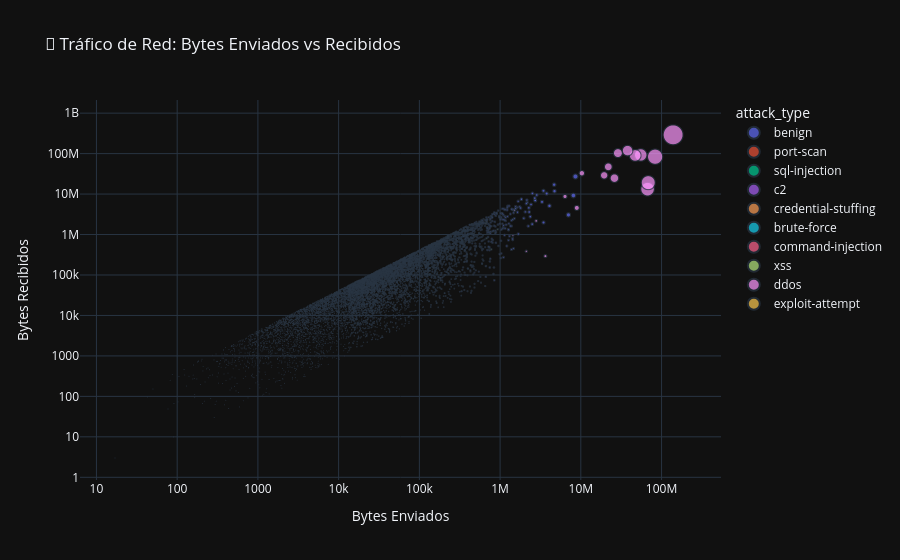

Here is the notebook cell this chart was saved with:
### Code cell
fig.show()

### Figure 1 — Plotly figure (JSON) as saved in the notebook; plotly's stock layout.template omitted (floating-point values rounded to 4 significant figures; data arrays with more than 128 entries replaced by an {"elided": "..."} marker saying what was removed)
{"data": [{"hovertemplate": "<b>%{hovertext}</b><br><br>attack_type=benign<br>Bytes Enviados=%{marker.size}<br>Bytes Recibidos=%{y}<extra></extra>", "hovertext": {"elided": "9600 str values"}, "legendgroup": "benign", "marker": {"color": "#636efa", "size": {"elided": "9600 int values"}, "sizemode": "area", "sizeref": 347900.0, "symbol": "circle"}, "mode": "markers", "name": "benign", "showlegend": true, "type": "scattergl", "x": {"elided": "9600 int values"}, "xaxis": "x", "y": {"elided": "9600 int values"}, "yaxis": "y"}, {"hovertemplate": "<b>%{hovertext}</b><br><br>attack_type=port-scan<br>Bytes Enviados=%{marker.size}<br>Bytes Recibidos=%{y}<extra></extra>", "hovertext": ["port-scan", "port-scan", "port-scan", "port-scan", "port-scan", "port-scan", "port-scan", "port-scan", "port-scan", "port-scan", "port-scan", "port-scan", "port-scan", "port-scan", "port-scan", "port-scan", "port-scan", "port-scan", "port-scan", "port-scan", "port-scan", "port-scan", "port-scan", "port-scan", "port-scan", "port-scan", "port-scan", "port-scan", "port-scan", "port-scan", "port-scan", "port-scan", "port-scan", "port-scan", "port-scan", "port-scan", "port-scan", "port-scan", "port-scan", "port-scan", "port-scan", "port-scan", "port-scan", "port-scan", "port-scan", "port-scan", "port-scan", "port-scan", "port-scan", "port-scan", "port-scan", "port-scan", "port-scan", "port-scan", "port-scan", "port-scan", "port-scan", "port-scan", "port-scan", "port-scan", "port-scan", "port-scan", "port-scan", "port-scan", "port-scan", "port-scan", "port-scan", "port-scan", "port-scan", "port-scan", "port-scan", "port-scan", "port-scan", "port-scan", "port-scan", "port-scan", "port-scan", "port-scan", "port-scan", "port-scan", "port-scan"], "legendgroup": "port-scan", "marker": {"color": "#EF553B", "size": [3150, 7781, 2053, 317, 6518, 16342, 4817, 305, 6825, 4208, 124, 30164, 4096, 10119, 12391, 2657, 4588, 5225, 3003, 25214, 276, 806, 572, 11326, 536, 4026, 1007, 50, 2696, 720, 122, 7101, 20296, 961, 2170, 2962, 10191, 14446, 231, 1632, 1550, 3472, 8351, 102, 752, 471, 16298, 969, 5211, 852, 2149, 40131, 1147, 1645, 818, 106039, 1083, 596, 1423, 2523, 358, 1057, 11172, 2700, 3948, 385, 876, 3277, 296, 326, 5027, 14607, 43, 1786, 30745, 2327, 163, 14973, 6272, 642, 502], "sizemode": "area", "sizeref": 347900.0, "symbol": "circle"}, "mode": "markers", "name": "port-scan", "showlegend": true, "type": "scattergl", "x": [3150, 7781, 2053, 317, 6518, 16342, 4817, 305, 6825, 4208, 124, 30164, 4096, 10119, 12391, 2657, 4588, 5225, 3003, 25214, 276, 806, 572, 11326, 536, 4026, 1007, 50, 2696, 720, 122, 7101, 20296, 961, 2170, 2962, 10191, 14446, 231, 1632, 1550, 3472, 8351, 102, 752, 471, 16298, 969, 5211, 852, 2149, 40131, 1147, 1645, 818, 106039, 1083, 596, 1423, 2523, 358, 1057, 11172, 2700, 3948, 385, 876, 3277, 296, 326, 5027, 14607, 43, 1786, 30745, 2327, 163, 14973, 6272, 642, 502], "xaxis": "x", "y": [11715, 26386, 6053, 733, 17485, 63370, 3065, 76, 6977, 11329, 337, 20272, 5690, 26053, 40681, 10660, 12582, 17496, 4580, 15690, 1036, 2983, 808, 43135, 137, 4720, 3726, 152, 5735, 1492, 464, 1339, 21954, 1023, 8230, 1722, 34980, 37486, 479, 5246, 2762, 3186, 32499, 73, 685, 1722, 36222, 906, 8385, 1040, 352, 122226, 4061, 2416, 2622, 343572, 2155, 906, 2948, 4996, 1111, 163, 46022, 7189, 2177, 717, 2111, 3580, 63, 378, 16122, 46954, 97, 6475, 8061, 9689, 275, 49799, 17455, 2318, 1740], "yaxis": "y"}, {"hovertemplate": "<b>%{hovertext}</b><br><br>attack_type=sql-injection<br>Bytes Enviados=%{marker.size}<br>Bytes Recibidos=%{y}<extra></extra>", "hovertext": ["sql-injection", "sql-injection", "sql-injection", "sql-injection", "sql-injection", "sql-injection", "sql-injection", "sql-injection", "sql-injection", "sql-injection", "sql-injection", "sql-injection", "sql-injection", "sql-injection", "sql-injection", "sql-injection", "sql-injection", "sql-injection", "sql-injection", "sql-injection", "sql-injection", "sql-injection", "sql-injection", "sql-injection", "sql-injection", "sql-injection", "sql-injection", "sql-injection", "sql-injection", "sql-injection", "sql-injection", "sql-injection", "sql-injection", "sql-injection", "sql-injection", "sql-injection", "sql-injection", "sql-injection", "sql-injection", "sql-injection", "sql-injection", "sql-injection", "sql-injection", "sql-injection", "sql-injection", "sql-injection", "sql-injection", "sql-injection", "sql-injection", "sql-injection", "sql-injection", "sql-injection", "sql-injection", "sql-injection", "sql-injection", "sql-injection", "sql-injection", "sql-injection", "sql-injection", "sql-injection", "sql-injection", "sql-injection", "sql-injection", "sql-injection"], "legendgroup": "sql-injection", "marker": {"color": "#00cc96", "size": [93095, 42952, 2670, 21824, 31587, 4059, 1184, 67597, 4917, 184131, 91484, 6556, 16491, 59633, 35586, 77846, 29606, 6218, 70137, 10043, 11842, 4384, 35360, 10042, 411690, 57607, 52617, 124567, 4397, 27558, 17831, 21989, 13190, 27643, 133879, 58785, 179763, 41316, 115916, 42853, 80599, 15712, 23696, 45994, 48564, 8963, 10675, 66757, 19663, 120609, 6002, 11496, 86013, 1292, 555593, 21201, 64083, 21229, 195109, 65555, 12051, 62418, 13499, 14989], "sizemode": "area", "sizeref": 347900.0, "symbol": "circle"}, "mode": "markers", "name": "sql-injection", "showlegend": true, "type": "scattergl", "x": [93095, 42952, 2670, 21824, 31587, 4059, 1184, 67597, 4917, 184131, 91484, 6556, 16491, 59633, 35586, 77846, 29606, 6218, 70137, 10043, 11842, 4384, 35360, 10042, 411690, 57607, 52617, 124567, 4397, 27558, 17831, 21989, 13190, 27643, 133879, 58785, 179763, 41316, 115916, 42853, 80599, 15712, 23696, 45994, 48564, 8963, 10675, 66757, 19663, 120609, 6002, 11496, 86013, 1292, 555593, 21201, 64083, 21229, 195109, 65555, 12051, 62418, 13499, 14989], "xaxis": "x", "y": [41641, 26318, 660, 38158, 15910, 15177, 3738, 7403, 8758, 221281, 206209, 12482, 12453, 233234, 21018, 190896, 54561, 21425, 53704, 39912, 7524, 15076, 70789, 28940, 764096, 209167, 65572, 27686, 12634, 21766, 41014, 51944, 11319, 24915, 105760, 148349, 221955, 97292, 13521, 108430, 69969, 19250, 30135, 121836, 178623, 14810, 35505, 195782, 11281, 158069, 3072, 46912, 276673, 3698, 2034478, 65136, 245836, 32473, 691565, 87001, 25120, 180853, 14386, 38381], "yaxis": "y"}, {"hovertemplate": "<b>%{hovertext}</b><br><br>attack_type=c2<br>Bytes Enviados=%{marker.size}<br>Bytes Recibidos=%{y}<extra></extra>", "hovertext": ["c2", "c2", "c2", "c2", "c2", "c2", "c2", "c2", "c2", "c2"], "legendgroup": "c2", "marker": {"color": "#ab63fa", "size": [7889, 2546, 231179, 21305, 453437, 2618, 286284, 20423, 40562, 47491], "sizemode": "area", "sizeref": 347900.0, "symbol": "circle"}, "mode": "markers", "name": "c2", "showlegend": true, "type": "scattergl", "x": [7889, 2546, 231179, 21305, 453437, 2618, 286284, 20423, 40562, 47491], "xaxis": "x", "y": [21634, 391, 110979, 39922, 1302467, 8055, 183154, 24277, 80240, 72870], "yaxis": "y"}, {"hovertemplate": "<b>%{hovertext}</b><br><br>attack_type=credential-stuffing<br>Bytes Enviados=%{marker.size}<br>Bytes Recibidos=%{y}<extra></extra>", "hovertext": ["credential-stuffing", "credential-stuffing", "credential-stuffing", "credential-stuffing", "credential-stuffing", "credential-stuffing", "credential-stuffing", "credential-stuffing", "credential-stuffing", "credential-stuffing", "credential-stuffing", "credential-stuffing", "credential-stuffing", "credential-stuffing", "credential-stuffing", "credential-stuffing", "credential-stuffing", "credential-stuffing", "credential-stuffing", "credential-stuffing", "credential-stuffing", "credential-stuffing", "credential-stuffing", "credential-stuffing", "credential-stuffing", "credential-stuffing", "credential-stuffing", "credential-stuffing"], "legendgroup": "credential-stuffing", "marker": {"color": "#FFA15A", "size": [15585, 21485, 57089, 61401, 2030, 172487, 44464, 17377, 12829, 25045, 8647, 2668, 190170, 59243, 3085, 37924, 126782, 3196, 11001, 6572, 687365, 596, 1075, 43499, 7073, 7596, 5637, 5187], "sizemode": "area", "sizeref": 347900.0, "symbol": "circle"}, "mode": "markers", "name": "credential-stuffing", "showlegend": true, "type": "scattergl", "x": [15585, 21485, 57089, 61401, 2030, 172487, 44464, 17377, 12829, 25045, 8647, 2668, 190170, 59243, 3085, 37924, 126782, 3196, 11001, 6572, 687365, 596, 1075, 43499, 7073, 7596, 5637, 5187], "xaxis": "x", "y": [58252, 41391, 42833, 230027, 2421, 602121, 19565, 57889, 46439, 15215, 26032, 3604, 287173, 31271, 8385, 90989, 437127, 6734, 6602, 21544, 2048780, 929, 897, 116826, 15913, 24262, 11078, 19068], "yaxis": "y"}, {"hovertemplate": "<b>%{hovertext}</b><br><br>attack_type=brute-force<br>Bytes Enviados=%{marker.size}<br>Bytes Recibidos=%{y}<extra></extra>", "hovertext": ["brute-force", "brute-force", "brute-force", "brute-force", "brute-force", "brute-force", "brute-force", "brute-force", "brute-force", "brute-force", "brute-force", "brute-force", "brute-force", "brute-force", "brute-force", "brute-force", "brute-force", "brute-force", "brute-force", "brute-force", "brute-force", "brute-force", "brute-force", "brute-force", "brute-force", "brute-force", "brute-force", "brute-force", "brute-force", "brute-force", "brute-force", "brute-force", "brute-force", "brute-force", "brute-force", "brute-force", "brute-force", "brute-force", "brute-force", "brute-force", "brute-force", "brute-force", "brute-force", "brute-force", "brute-force", "brute-force", "brute-force", "brute-force", "brute-force", "brute-force", "brute-force", "brute-force", "brute-force", "brute-force", "brute-force", "brute-force", "brute-force", "brute-force", "brute-force", "brute-force", "brute-force", "brute-force", "brute-force", "brute-force", "brute-force", "brute-force", "brute-force", "brute-force", "brute-force", "brute-force", "brute-force", "brute-force", "brute-force", "brute-force", "brute-force", "brute-force", "brute-force", "brute-force", "brute-force", "brute-force", "brute-force", "brute-force", "brute-force", "brute-force", "brute-force", "brute-force", "brute-force", "brute-force", "brute-force", "brute-force", "brute-force", "brute-force", "brute-force", "brute-force", "brute-force", "brute-force", "brute-force", "brute-force", "brute-force", "brute-force", "brute-force", "brute-force", "brute-force", "brute-force", "brute-force", "brute-force", "brute-force", "brute-force"], "legendgroup": "brute-force", "marker": {"color": "#19d3f3", "size": [9683, 22087, 213765, 19017, 97894, 49711, 31871, 153546, 82, 9323, 23920, 36616, 29252, 95718, 20203, 11458, 202072, 47937, 9494, 55440, 7081, 26433, 165480, 5366, 12350, 2152, 10003, 34990, 122956, 19251, 3324, 38577, 8838, 437, 62784, 6509, 1195, 640, 48811, 5989, 17261, 10130, 3147, 3074, 4945, 12410, 2633, 869, 98160, 18778, 3188, 18307, 230865, 15842, 26004, 330509, 6478, 22086, 6140, 147412, 184042, 49993, 10867, 11725, 3141, 5482, 38468, 194264, 11041, 4918, 38183, 7473, 45361, 2987, 17626, 11001, 102977, 3653, 8355, 108476, 1376, 79747, 359967, 24441, 31838, 17929, 12176, 53220, 13746, 110119, 13599, 39321, 15781, 2529, 4252, 31933, 25901, 13826, 26378, 37147, 2707, 117426, 51479, 2921, 34596, 90974, 80833, 142127], "sizemode": "area", "sizeref": 347900.0, "symbol": "circle"}, "mode": "markers", "name": "brute-force", "showlegend": true, "type": "scattergl", "x": [9683, 22087, 213765, 19017, 97894, 49711, 31871, 153546, 82, 9323, 23920, 36616, 29252, 95718, 20203, 11458, 202072, 47937, 9494, 55440, 7081, 26433, 165480, 5366, 12350, 2152, 10003, 34990, 122956, 19251, 3324, 38577, 8838, 437, 62784, 6509, 1195, 640, 48811, 5989, 17261, 10130, 3147, 3074, 4945, 12410, 2633, 869, 98160, 18778, 3188, 18307, 230865, 15842, 26004, 330509, 6478, 22086, 6140, 147412, 184042, 49993, 10867, 11725, 3141, 5482, 38468, 194264, 11041, 4918, 38183, 7473, 45361, 2987, 17626, 11001, 102977, 3653, 8355, 108476, 1376, 79747, 359967, 24441, 31838, 17929, 12176, 53220, 13746, 110119, 13599, 39321, 15781, 2529, 4252, 31933, 25901, 13826, 26378, 37147, 2707, 117426, 51479, 2921, 34596, 90974, 80833, 142127], "xaxis": "x", "y": [20345, 44326, 665344, 64774, 179695, 54254, 29124, 263901, 249, 31988, 60343, 110329, 11695, 238388, 59565, 16942, 550743, 16121, 12157, 217287, 20595, 13714, 443304, 18901, 16773, 3583, 11137, 39519, 291344, 26104, 12415, 53810, 16606, 1434, 153232, 14716, 3064, 761, 99172, 12248, 35194, 14007, 11336, 2241, 9916, 18794, 3232, 1046, 172046, 74378, 12924, 21567, 421304, 15925, 73221, 31013, 23756, 36078, 11900, 223105, 746415, 32977, 25517, 28924, 1349, 15963, 43069, 20375, 29623, 15657, 116996, 21053, 128497, 12337, 55440, 35761, 342969, 568, 25536, 263128, 666, 120233, 42500, 17834, 133176, 63267, 20912, 65252, 8883, 288866, 42244, 115253, 25870, 1050, 7116, 117500, 63913, 50944, 58665, 90756, 3294, 63733, 32230, 958, 3139, 189234, 220912, 298674], "yaxis": "y"}, {"hovertemplate": "<b>%{hovertext}</b><br><br>attack_type=command-injection<br>Bytes Enviados=%{marker.size}<br>Bytes Recibidos=%{y}<extra></extra>", "hovertext": ["command-injection", "command-injection", "command-injection", "command-injection", "command-injection", "command-injection", "command-injection", "command-injection", "command-injection", "command-injection", "command-injection", "command-injection", "command-injection", "command-injection", "command-injection", "command-injection", "command-injection", "command-injection", "command-injection", "command-injection", "command-injection", "command-injection", "command-injection", "command-injection", "command-injection", "command-injection"], "legendgroup": "command-injection", "marker": {"color": "#FF6692", "size": [52112, 7419, 12579, 587618, 41345, 226053, 20370, 8234, 2808, 1434, 7783, 38273, 23079, 54548, 27938, 19638, 20908, 9552, 2455, 10305, 2023, 22763, 38406, 35480, 12438, 30100], "sizemode": "area", "sizeref": 347900.0, "symbol": "circle"}, "mode": "markers", "name": "command-injection", "showlegend": true, "type": "scattergl", "x": [52112, 7419, 12579, 587618, 41345, 226053, 20370, 8234, 2808, 1434, 7783, 38273, 23079, 54548, 27938, 19638, 20908, 9552, 2455, 10305, 2023, 22763, 38406, 35480, 12438, 30100], "xaxis": "x", "y": [187634, 21954, 39701, 1927680, 120481, 476495, 64827, 15172, 6008, 1780, 2171, 141308, 29998, 84725, 46106, 60801, 48241, 35004, 9530, 38217, 487, 71996, 106094, 35305, 51428, 98937], "yaxis": "y"}, {"hovertemplate": "<b>%{hovertext}</b><br><br>attack_type=xss<br>Bytes Enviados=%{marker.size}<br>Bytes Recibidos=%{y}<extra></extra>", "hovertext": ["xss", "xss", "xss", "xss", "xss", "xss", "xss", "xss", "xss", "xss", "xss", "xss", "xss", "xss", "xss", "xss", "xss", "xss", "xss", "xss", "xss", "xss", "xss", "xss", "xss", "xss", "xss", "xss", "xss", "xss", "xss", "xss", "xss", "xss"], "legendgroup": "xss", "marker": {"color": "#B6E880", "size": [117779, 1733, 19042, 180385, 12156, 65338, 23317, 31244, 679685, 20398, 965, 10366, 133922, 6477, 70413, 12376, 1791, 1497, 246115, 73036, 777176, 25163, 2006, 11464, 6631, 48600, 32586, 16669, 72416, 76549, 44627, 2912, 933798, 2857], "sizemode": "area", "sizeref": 347900.0, "symbol": "circle"}, "mode": "markers", "name": "xss", "showlegend": true, "type": "scattergl", "x": [117779, 1733, 19042, 180385, 12156, 65338, 23317, 31244, 679685, 20398, 965, 10366, 133922, 6477, 70413, 12376, 1791, 1497, 246115, 73036, 777176, 25163, 2006, 11464, 6631, 48600, 32586, 16669, 72416, 76549, 44627, 2912, 933798, 2857], "xaxis": "x", "y": [482964, 6185, 58130, 295541, 8016, 40496, 84190, 55512, 810236, 7363, 325, 43274, 73592, 1822, 51070, 28890, 1368, 3333, 21586, 176527, 430096, 19922, 1785, 40794, 21501, 71253, 24610, 39440, 234988, 147626, 162635, 3076, 1347493, 6031], "yaxis": "y"}, {"hovertemplate": "<b>%{hovertext}</b><br><br>attack_type=ddos<br>Bytes Enviados=%{marker.size}<br>Bytes Recibidos=%{y}<extra></extra>", "hovertext": ["ddos", "ddos", "ddos", "ddos", "ddos", "ddos", "ddos", "ddos", "ddos", "ddos", "ddos", "ddos", "ddos", "ddos", "ddos", "ddos", "ddos", "ddos", "ddos", "ddos", "ddos", "ddos", "ddos", "ddos", "ddos", "ddos", "ddos"], "legendgroup": "ddos", "marker": {"color": "#FF97FF", "size": [6366025, 55208585, 449490, 74598, 3638730, 67117756, 68411198, 2797539, 21911112, 8914623, 59209, 19461141, 26092887, 10309216, 1441956, 2110469, 139170405, 57278, 28803216, 47101276, 309453, 1514954, 497582, 183249, 599818, 83284264, 37919929], "sizemode": "area", "sizeref": 347900.0, "symbol": "circle"}, "mode": "markers", "name": "ddos", "showlegend": true, "type": "scattergl", "x": [6366025, 55208585, 449490, 74598, 3638730, 67117756, 68411198, 2797539, 21911112, 8914623, 59209, 19461141, 26092887, 10309216, 1441956, 2110469, 139170405, 57278, 28803216, 47101276, 309453, 1514954, 497582, 183249, 599818, 83284264, 37919929], "xaxis": "x", "y": [8729093, 92716703, 1087689, 281362, 292862, 13236022, 19163908, 2169959, 47059841, 4547073, 162858, 29038238, 24725371, 32751289, 954517, 385173, 291482959, 175891, 103050895, 90054875, 802312, 3998438, 1383185, 84278, 1944452, 83814235, 118799248], "yaxis": "y"}, {"hovertemplate": "<b>%{hovertext}</b><br><br>attack_type=exploit-attempt<br>Bytes Enviados=%{marker.size}<br>Bytes Recibidos=%{y}<extra></extra>", "hovertext": ["exploit-attempt", "exploit-attempt", "exploit-attempt", "exploit-attempt", "exploit-attempt", "exploit-attempt", "exploit-attempt", "exploit-attempt", "exploit-attempt", "exploit-attempt", "exploit-attempt", "exploit-attempt", "exploit-attempt", "exploit-attempt", "exploit-attempt", "exploit-attempt", "exploit-attempt", "exploit-attempt", "exploit-attempt", "exploit-attempt", "exploit-attempt", "exploit-attempt"], "legendgroup": "exploit-attempt", "marker": {"color": "#FECB52", "size": [21873, 4792, 2000, 61223, 34960, 65878, 7335, 3616, 668640, 80720, 221516, 10763, 73627, 7718, 15265, 5806, 20335, 77023, 125629, 7665, 15367, 6681], "sizemode": "area", "sizeref": 347900.0, "symbol": "circle"}, "mode": "markers", "name": "exploit-attempt", "showlegend": true, "type": "scattergl", "x": [21873, 4792, 2000, 61223, 34960, 65878, 7335, 3616, 668640, 80720, 221516, 10763, 73627, 7718, 15265, 5806, 20335, 77023, 125629, 7665, 15367, 6681], "xaxis": "x", "y": [90191, 14264, 6832, 86497, 106645, 238478, 5256, 3177, 1831838, 314504, 784869, 28926, 170221, 18251, 41806, 8156, 64722, 230123, 356719, 2770, 28296, 17545], "yaxis": "y"}], "layout": {"legend": {"itemsizing": "constant", "title": {"text": "attack_type"}, "tracegroupgap": 0}, "title": {"text": "🚀 Tráfico de Red: Bytes Enviados vs Recibidos"}, "xaxis": {"anchor": "y", "domain": [0, 1], "title": {"text": "Bytes Enviados"}, "type": "log"}, "yaxis": {"anchor": "x", "domain": [0, 1], "title": {"text": "Bytes Recibidos"}, "type": "log"}}}
